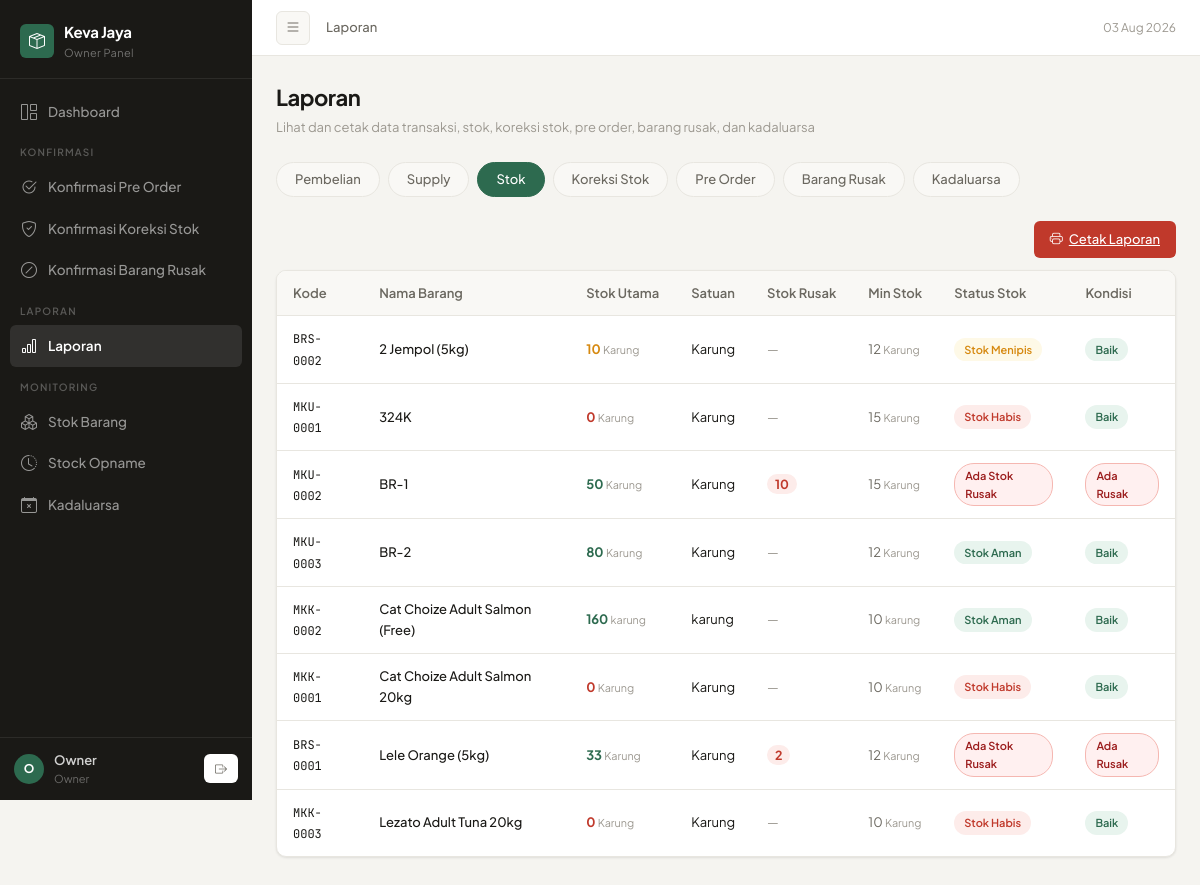
Page /owner/laporan.php?tab=stok&periode=bulan_ini&tgl_mulai=2026-08-01&tgl_akhir=2026-08-31 (signed in) on the committed database.
### tables this page shows
CREATE TABLE `barang` (
  `id_barang` int(11) NOT NULL,
  `kode_barang` varchar(50) DEFAULT NULL,
  `nama_barang` varchar(200) NOT NULL,
  `kategori` varchar(100) DEFAULT NULL,
  `kategori_id` int(11) DEFAULT NULL,
  `satuan` varchar(20) DEFAULT NULL,
  `satuan_besar` varchar(20) DEFAULT NULL,
  `stok` int(11) DEFAULT 0,
  `stok_besar` int(11) NOT NULL DEFAULT 0,
  `sisa_karung_kg` int(11) NOT NULL DEFAULT 0,
  `stok_rusak` int(11) DEFAULT 0,
  `min_stok` int(11) DEFAULT 0,
  `tanggal_kadaluarsa` date DEFAULT NULL,
  `gambar` varchar(255) DEFAULT NULL,
  `created_at` timestamp NOT NULL DEFAULT current_timestamp(),
  `status` enum('aktif','nonaktif') DEFAULT 'aktif',
  `deleted_at` datetime DEFAULT NULL,
  `supplier_id` int(11) DEFAULT NULL,
  `total_rusak` int(11) NOT NULL DEFAULT 0
);

### owner/laporan.php (the view, shortened to what this page needs)
<?php
global $conn;
function e($str) { return htmlspecialchars($str ?? '', ENT_QUOTES, 'UTF-8'); }
$hasTotalRusak = false;
$colCheck = $conn->query("SHOW COLUMNS FROM barang LIKE 'total_rusak'");
if ($colCheck instanceof mysqli_result && $colCheck->num_rows > 0) {
    $hasTotalRusak = true;
}
$allowed_tabs = ['pembelian', 'supply', 'stok', 'opname', 'preorder', 'rusak', 'kadaluarsa'];
$tab = $_GET['tab'] ?? 'pembelian';
$filter_periode  = $_GET['periode'] ?? 'bulan_ini';
$tgl_mulai = $_GET['tgl_mulai'] ?? '';
$tgl_akhir = $_GET['tgl_akhir'] ?? '';
if ($filter_periode == 'bulan_ini') {
    $tgl_mulai = date('Y-m-01'); $tgl_akhir = date('Y-m-t');
} elseif ($filter_periode == 'bulan_lalu') {
    $tgl_mulai = date('Y-m-01', strtotime('-1 month'));
    $tgl_akhir = date('Y-m-t',  strtotime('-1 month'));
} elseif ($filter_periode == 'custom' && !empty($tgl_mulai) && !empty($tgl_akhir)) {
    $tgl_mulai = date('Y-m-d', strtotime($tgl_mulai));
    $tgl_akhir = date('Y-m-d', strtotime($tgl_akhir));
} else {
    $filter_periode = 'bulan_ini';
    $tgl_mulai = date('Y-m-01'); $tgl_akhir = date('Y-m-t');
}
$data = []; $columns = [];
switch ($tab) {
    case 'stok':
        $rusak_select = $hasTotalRusak ? "b.total_rusak" : "0 AS total_rusak";
        $sql = "SELECT
                    b.kode_barang,
                    b.nama_barang,
                    b.min_stok,
                    b.satuan,
                    b.satuan_besar,
                    b.stok,
                    b.stok_besar,
                    $rusak_select AS stok_rusak,
                    IF(IFNULL(b.satuan_besar, '') != '', b.stok_besar, b.stok) AS stok_utama,
                    IF(IFNULL(b.satuan_besar, '') != '', b.satuan_besar, b.satuan) AS satuan_utama
                FROM barang b
                ORDER BY b.nama_barang";
        $res = $conn->query($sql);
        while ($row = $res->fetch_assoc()) $data[] = $row;
        $columns = ['Kode','Nama Barang','Stok Utama','Satuan','Stok Rusak','Min Stok','Status Stok','Kondisi'];
        break;
}
    ob_start(); ?>
<?php
$current_file = basename($_SERVER['PHP_SELF']);
?>
<!DOCTYPE html>
<html lang="id">
<head>
    <link rel="stylesheet" href="https://cdn.jsdelivr.net/npm/bootstrap-icons@1.11.3/font/bootstrap-icons.min.css">
</head>
<body>
<aside class="sidebar" id="sidebar">
    <div class="sidebar-brand">
        <div class="brand-logo">
            <div class="brand-icon"><i class="bi bi-box-seam"></i></div>
            <div>
                <div class="brand-name">Keva Jaya</div>
                <div class="brand-sub">Owner Panel</div>
            </div>
        </div>
    </div>
    <nav class="sidebar-nav">
        <ul style="list-style:none;padding:0;">
            <li class="nav-item"><a href="dashboard.php" class="nav-link"><i class="bi bi-grid-1x2"></i> Dashboard</a></li>
            <div class="nav-section-label">Konfirmasi</div>
            <li class="nav-item">
                <a href="konfirmasi_preorder.php" class="nav-link">
                    <i class="bi bi-check2-circle"></i> Konfirmasi Pre Order
                </a>
            </li>
            <li class="nav-item">
                <a href="approval_koreksi.php" class="nav-link">
                    <i class="bi bi-shield-check"></i> Konfirmasi Koreksi Stok
                </a>
            </li>
            <li class="nav-item">
                <a href="konfirmasi_rusak.php" class="nav-link">
                    <i class="bi bi-slash-circle"></i> Konfirmasi Barang Rusak
                </a>
            </li>
            <div class="nav-section-label">Laporan</div>
            <li class="nav-item"><a href="laporan.php" class="nav-link active"><i class="bi bi-bar-chart"></i> Laporan</a></li>
            <div class="nav-section-label">Monitoring</div>
            <li class="nav-item"><a href="stok.php" class="nav-link <?= $current_file == 'stok.php' ? 'active' : '' ?>"><i class="bi bi-boxes"></i> Stok Barang</a></li>
            <li class="nav-item"><a href="stock_opname.php" class="nav-link <?= $current_file == 'stock_opname.php' ? 'active' : '' ?>"><i class="bi bi-clock-history"></i> Stock Opname</a></li>
            <li class="nav-item"><a href="kadaluarsa.php" class="nav-link <?= $current_file == 'kadaluarsa.php' ? 'active' : '' ?>"><i class="bi bi-calendar-x"></i> Kadaluarsa</a></li>
        </ul>
    </nav>
    <div class="sidebar-footer">
        <div class="user-card">
            <div class="user-avatar">O</div>
            <div>
                <div class="user-name"><?= htmlspecialchars($_SESSION['username'] ?? 'Owner') ?></div>
                <div class="user-role">Owner</div>
            </div>
            <a href="../logout.php" class="btn-sm-nav" style="margin-left:auto;border:none;" title="Logout">
                <i class="bi bi-box-arrow-right"></i>
            </a>
        </div>
    </div>
</aside>
<div class="main" id="main">
    <header class="topbar">
        <button class="btn-toggle" id="sidebarToggle"><i class="bi bi-list"></i></button>
        <div class="breadcrumb-bar"><span>Laporan</span></div>
        <div class="topbar-right">
            <span style="font-size:12px;color:var(--text-muted);"><?= date('d M Y') ?></span>
        </div>
    </header>
    <div class="page-body">
        <div class="page-header">
            <div>
                <div class="page-title">Laporan</div>
                <div class="page-subtitle">Lihat dan cetak data transaksi, stok, koreksi stok, pre order, barang rusak, dan kadaluarsa</div>
            </div>
        </div>
        <ul class="nav nav-tabs-custom">
            <?php
            $tab_labels = [
                'pembelian'=>'Pembelian',
                'supply'=>'Supply',
                'stok'=>'Stok',
                'opname'=>'Koreksi Stok',
                'preorder'=>'Pre Order',
                'rusak'=>'Barang Rusak',
                'kadaluarsa'=>'Kadaluarsa'
            ];
            foreach ($allowed_tabs as $t):
            ?>
            <li class="nav-item">
                <a href="?tab=<?= $t ?>&periode=<?= $filter_periode ?>&tgl_mulai=<?= $tgl_mulai ?>&tgl_akhir=<?= $tgl_akhir ?>"
                   class="nav-link <?= $tab==$t?'active':'' ?>">
                    <?= $tab_labels[$t] ?>
                </a>
            </li>
            <?php endforeach; ?>
        </ul>
        <div class="d-flex justify-content-end gap-2 mb-3">
            <a href="?<?= http_build_query(array_merge($_GET, ['tab'=>$tab,'export_pdf'=>1])) ?>"
               class="btn btn-pdf" target="_blank"><i class="bi bi-printer"></i> Cetak Laporan</a>
        </div>
        <div class="card-custom">
            <div class="table-responsive">
                <table class="table" id="reportTable">
                    <thead>
                        <tr><?php foreach ($columns as $col): ?><th><?= $col ?></th><?php endforeach; ?></tr>
                    </thead>
                    <tbody>
                    <?php if (empty($data)): ?>
                        <tr><td colspan="<?= count($columns) ?>"><div class="empty-state"><i class="bi bi-inbox"></i><p>Tidak ada data untuk periode ini</p></div></td></tr>
                    <?php else: $no = 1; foreach ($data as $row):
                        if ($tab == 'pembelian'): ?>
                        <tr>
                            <td class="text-center"><?= $no++ ?></td>
                            <td><?= e($row['nomor_faktur']) ?></td>
                            <td nowrap><?= date('d/m/Y', strtotime($row['tanggal'])) ?></td>
                            <td><?= e($row['supplier']) ?></td>
                            <td><?= e($row['nama_barang']) ?></td>
                            <td class="text-center"><?= $row['qty'] ?></td>
                            <td><?= rupiah($row['harga_beli']) ?></td>
                            <td><?= rupiah($row['total']) ?></td>
                        </tr>
                        <?php elseif ($tab == 'stok'):
                            $stok_utama = (int)$row['stok_utama'];
                            $satuan_utama = e($row['satuan_utama'] ?? ($row['satuan'] ?? ''));
                            $sr = (int)($row['stok_rusak'] ?? 0);
                            $min = (int)$row['min_stok'];
                            if ($sr > 0 && $stok_utama < $min)  { $status_stok = 'Rusak & Menipis'; $badge_stok = 'badge-rusak-menipis'; }
                            elseif ($sr > 0)                   { $status_stok = 'Ada Stok Rusak';  $badge_stok = 'badge-rusak'; }
                            elseif ($stok_utama <= 0)          { $status_stok = 'Stok Habis';      $badge_stok = 'badge-habis'; }
                            elseif ($stok_utama < $min)        { $status_stok = 'Stok Menipis';    $badge_stok = 'badge-menipis'; }
                            else                               { $status_stok = 'Stok Aman';        $badge_stok = 'badge-aman'; }
                            $kondisi = $sr > 0 ? 'Ada Rusak' : 'Baik';
                            $badge_kondisi = $sr > 0 ? 'badge-rusak' : 'badge-aman';
                        ?>
                        <tr>
                            <td><span style="font-family:'JetBrains Mono',monospace;font-size:12px;"><?= e($row['kode_barang']) ?></span></td>
                            <td style="font-weight:500;"><?= e($row['nama_barang']) ?></td>
                            <td>
                                <span style="font-weight:700;color:<?= $stok_utama<$min&&$stok_utama>0?'var(--warning)':($stok_utama<=0?'var(--danger)':'var(--accent)') ?>;">
                                    <?= $stok_utama ?>
                                </span>
                                <small style="color:var(--text-muted);"> <?= $satuan_utama ?></small>
                            </td>
                            <td><?= $satuan_utama ?></td>
                            <td>
                                <?php if ($sr > 0): ?>
                                <span class="stok-rusak-val"><?= $sr ?></span>
                                <?php else: ?>
                                <span class="stok-rusak-zero">—</span>
                                <?php endif; ?>
                            </td>
                            <td style="color:var(--text-secondary);"><?= $min ?> <small style="color:var(--text-muted);"><?= $satuan_utama ?></small></td>
                            <td><span class="badge-status <?= $badge_stok ?>"><?= $status_stok ?></span></td>
                            <td><span class="badge-status <?= $badge_kondisi ?>"><?= $kondisi ?></span></td>
                        </tr>
                        <?php endif; endforeach; endif; ?>
                    </tbody>
                </table>
            </div>
        </div>
    </div>
</div>
</body>
</html>

### rows in the picture
barang: kode_barang "BRS-0002", nama_barang "2 Jempol (5kg)", stok_utama "10", satuan_utama "Karung", min_stok "12", status_stok "Stok Menipis", total_rusak "Baik"
barang: kode_barang "MKU-0001", nama_barang "324K", stok_utama "0", satuan_utama "Karung", min_stok "15", status_stok "Stok Habis", total_rusak "Baik"
barang: kode_barang "MKU-0002", nama_barang "BR-1", stok_utama "50", satuan_utama "Karung", total_rusak "10", min_stok "15", status_stok "Ada Stok Rusak", total_rusak "Ada Rusak"
barang: kode_barang "MKU-0003", nama_barang "BR-2", stok_utama "80", satuan_utama "Karung", min_stok "12", status_stok "Stok Aman", total_rusak "Baik"
barang: kode_barang "MKK-0002", nama_barang "Cat Choize Adult Salmon (Free)", stok_utama "160", satuan_utama "karung", min_stok "10", status_stok "Stok Aman", total_rusak "Baik"
barang: kode_barang "MKK-0001", nama_barang "Cat Choize Adult Salmon 20kg", stok_utama "0", satuan_utama "Karung", min_stok "10", status_stok "Stok Habis", total_rusak "Baik"
barang: kode_barang "BRS-0001", nama_barang "Lele Orange (5kg)", stok_utama "33", satuan_utama "Karung", total_rusak "2", min_stok "12", status_stok "Ada Stok Rusak", total_rusak "Ada Rusak"
barang: kode_barang "MKK-0003", nama_barang "Lezato Adult Tuna 20kg", stok_utama "0", satuan_utama "Karung", min_stok "10", status_stok "Stok Habis", total_rusak "Baik"

### other values in the picture
$_SESSION['username'] "Owner"
$tab_labels[$t] "Pembelian"
$tab_labels[$t] "Supply"
$tab_labels[$t] "Stok"
$tab_labels[$t] "Koreksi Stok"
$tab_labels[$t] "Pre Order"
$tab_labels[$t] "Barang Rusak"
$tab_labels[$t] "Kadaluarsa"
$col "Kode"
$col "Nama Barang"
$col "Stok Utama"
$col "Satuan"
$col "Stok Rusak"
$col "Min Stok"
$col "Status Stok"
